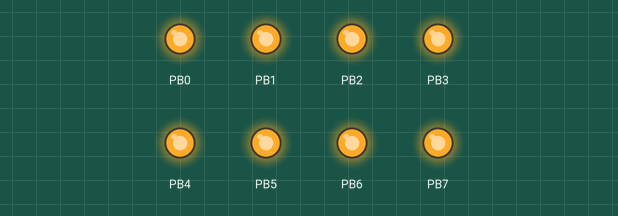
Simulated run of this program. Board: ATmega32, built with avr-gcc and emulated at 16 MHz. On the bench: output pins drawn as LEDs (lit = HIGH).

Above: at 0.5 s.
At 3.5 s:
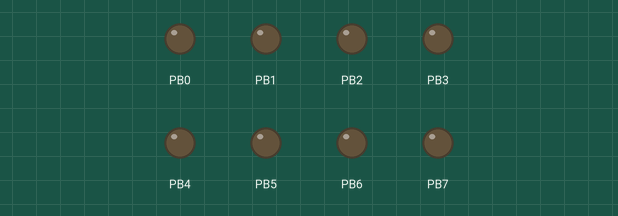
Timing chart, 0 to 4.6 s (numbered marks = the images above):
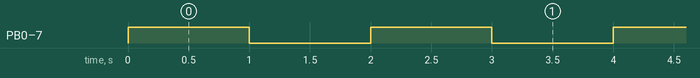

The program:

main.cpp
```cpp
#ifndef F_CPU
#define F_CPU 16000000UL // 16 MHz clock speed
#endif

#include <avr/io.h>
#include <util/delay.h>

int main(void)
{
	DDRB = 0xFF; //Nakes PORTC as Output
	while(1) //infinite loop
	{
		PORTB = 0xFF; //Turns ON All LEDs
		_delay_ms(1000); //1 second delay
		PORTB= 0x00; //Turns OFF All LEDs
		_delay_ms(1000); //1 second delay
		//avrdude -c arduino -P COM4 -b 19200 -p m32 -U flash:w:AVRGCC3.hex:i
		////avrdude -c arduino -P COM4 -b 19200 -p m32 -U hfuse:r:asd.hex:h
		//avrdude -c arduino -P COM4 -b 19200 -p m32 -U hfuse:w:0b11011001:m
	}
}
```

Measured:
- by itself, PB0–7: alternates HIGH for 1.0 s and LOW for 1.0 s
